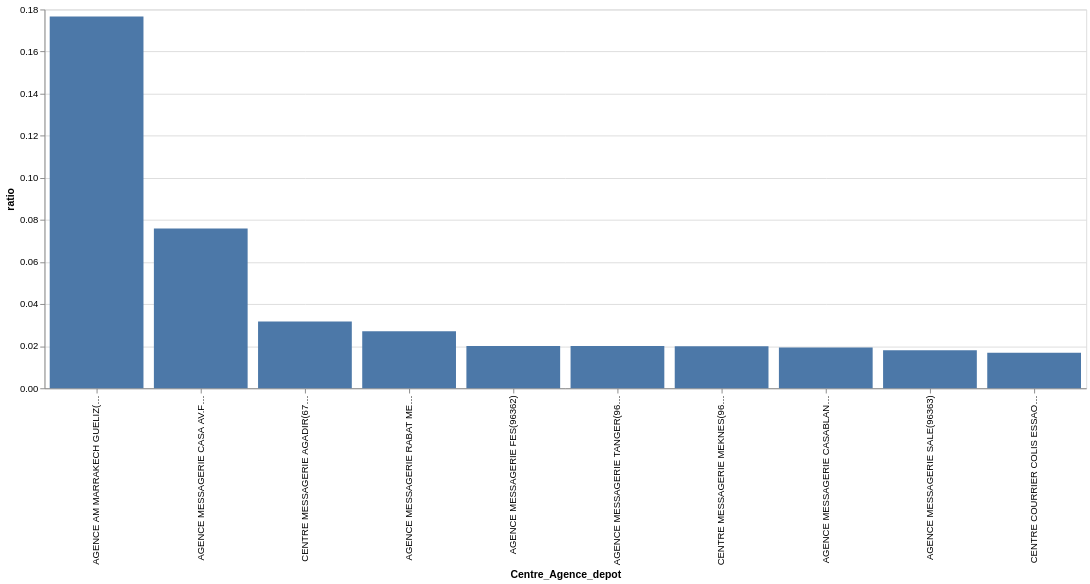

The cell this chart's notebook holds for it:
### Code cell
df = (
    fields
    # .filter(Centre_Agence_depot="AGENCE AM MARRAKECH GUELIZ(96614)")
    .filter(
        pl.col("Cab").is_in(
            set(
                operations.sort(
                    pl.col("Heure_Syst_Oper").first().over("id"),
                    pl.col("Heure_Syst_Oper"),
                ).pipe(complete_operations, end_states=["liv"])["cab"]
            )
        )
    )
    .group_by("Centre_Agence_depot", maintain_order=True)
    .len()
    .sort("len", descending=True)
    .with_columns(
        ratio=pl.col("len") / pl.col("len").sum(),
        cum_ratio=pl.col("len").cum_sum() / pl.col("len").sum(),
    )
    .head(10)
)

chart = (
    alt.Chart(df)
    .mark_bar()
    .encode(
        x=alt.X("Centre_Agence_depot:N", sort=None),
        y=alt.Y("ratio"),
        tooltip=[
            "len",
            "ratio",
            "cum_ratio",
        ],
    )
    .properties(width=1100, height=400)
)
chart

### Figure 1 — Vega-Lite specification as saved in the notebook (floating-point values rounded to 4 significant figures)
{"config": {"view": {"continuousWidth": 300, "continuousHeight": 300}}, "data": {"name": "data-d3c76c3e6c157125a03a46278a0173e0"}, "mark": {"type": "bar"}, "encoding": {"tooltip": [{"field": "len", "type": "quantitative"}, {"field": "ratio", "type": "quantitative"}, {"field": "cum_ratio", "type": "quantitative"}], "x": {"field": "Centre_Agence_depot", "sort": null, "type": "nominal"}, "y": {"field": "ratio", "type": "quantitative"}}, "height": 400, "width": 1100, "$schema": "https://vega.github.io/schema/vega-lite/v6.4.1.json", "datasets": {"data-d3c76c3e6c157125a03a46278a0173e0": [{"Centre_Agence_depot": "AGENCE AM MARRAKECH GUELIZ(96614)", "len": 1362, "ratio": 0.1767, "cum_ratio": 0.1767}, {"Centre_Agence_depot": "AGENCE MESSAGERIE CASA AV.FAR(96615)", "len": 585, "ratio": 0.0759, "cum_ratio": 0.2526}, {"Centre_Agence_depot": "CENTRE MESSAGERIE AGADIR(67400)", "len": 245, "ratio": 0.03179, "cum_ratio": 0.2844}, {"Centre_Agence_depot": "AGENCE MESSAGERIE RABAT MED V(96356)", "len": 209, "ratio": 0.02711, "cum_ratio": 0.3115}, {"Centre_Agence_depot": "AGENCE MESSAGERIE FES(96362)", "len": 155, "ratio": 0.02011, "cum_ratio": 0.3316}, {"Centre_Agence_depot": "AGENCE MESSAGERIE TANGER(96616)", "len": 155, "ratio": 0.02011, "cum_ratio": 0.3517}, {"Centre_Agence_depot": "CENTRE MESSAGERIE MEKNES(96349)", "len": 154, "ratio": 0.01998, "cum_ratio": 0.3717}, {"Centre_Agence_depot": "AGENCE MESSAGERIE CASABLANCA PLACE MED V(96355)", "len": 149, "ratio": 0.01933, "cum_ratio": 0.391}, {"Centre_Agence_depot": "AGENCE MESSAGERIE SALE(96363)", "len": 139, "ratio": 0.01803, "cum_ratio": 0.4091}, {"Centre_Agence_depot": "CENTRE COURRIER COLIS ESSAOUIRA(96507)", "len": 130, "ratio": 0.01687, "cum_ratio": 0.4259}]}}
